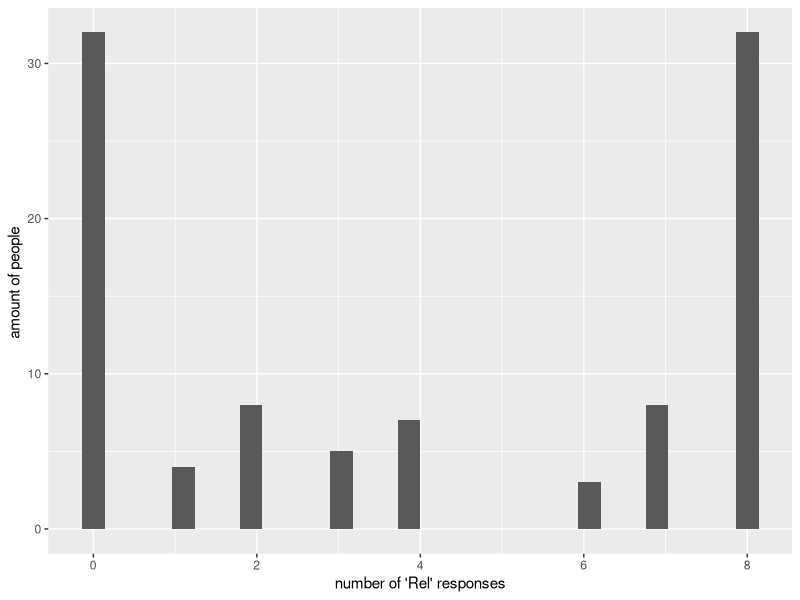
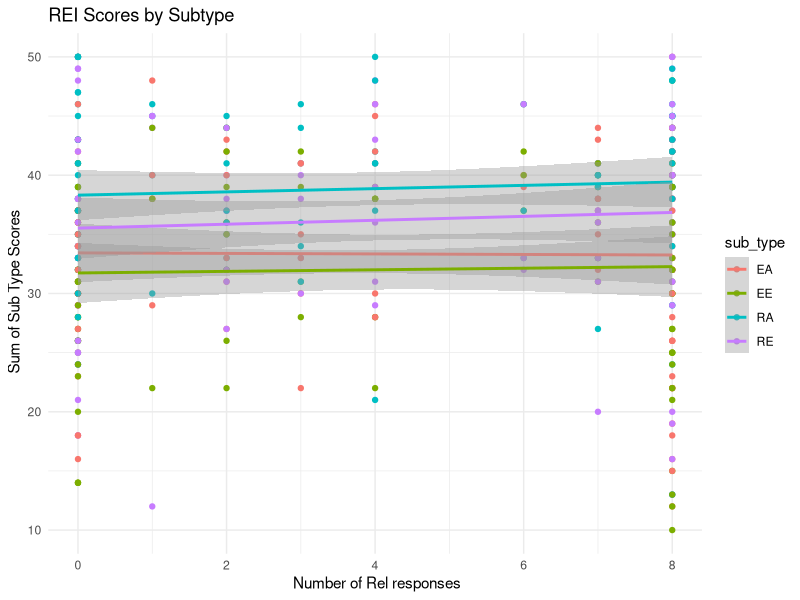

The R script that drew these images, in order:
## ---- chunk 1
knitr::opts_knit$set(root.dir = "~/GitHub/ADV-Topics-2---DSR-w-R/WeeklyAssignments/tidy_data")
#had to be added for working dir issues, now fixed
## ---- chunk 2
#in order to load the tidyverse library you must run the following

library(tidyverse)
## ---- chunk 3
?tidyverse
#Below is the provided description after running #?tidyverse
## ---- chunk 4

read_csv("MFIndD_analogy.csv") #renamed 
#Here I am reading in the info from MFIndD_analogy.csv

file.rename("MFIndD_analogy.csv","Analogy_Dataset.csv")
#I was unable to find a direct function equivalent to
#the file.rename() function in  the tidyverse library

#When run, file.rename(...) returns true


## ---- chunk 5
setwd("~/GitHub/ADV-Topics-2---DSR-w-R/WeeklyAssignments/tidy_data")
analogy_data <- read_csv("Analogy_Dataset.csv")
#turning analogy data set into a usable and digestible variable. 
## ---- chunk 6

glimpse(analogy_data)

## ---- chunk 7
analogy_data%>%
group_by(qualtrics_id)%>%
summarise(N=n()) %>%
  distinct() %>%
  count() %>%
  head(n = 1)

  
## ---- chunk 8
analogy_data%>%
group_by(qualtrics_id,trial_number)%>%
summarise(trial_number, count = n(), .groups = "drop_last")%>%
  count()
#I added the drop_last because I was getting an error"Adding missing grouping variables". 
#I have checked Stack Overflow for answers, and this one seems to work!
## ---- chunk 9
num_of_trials <- analogy_data %>%
  group_by(qualtrics_id) %>%
  summarise(total_responses = n(), .groups = "drop") %>%  # Count total responses per ID
  left_join(                                                       # Join with the count of "Rel" responses
    analogy_data %>%
      filter(response_type == "Rel") %>%
      group_by(qualtrics_id) %>%
      summarise(num_of_trials = n(), .groups = "drop"), 
    by = "qualtrics_id"
  ) %>%
  mutate(num_of_trials = coalesce(num_of_trials, 0)) %>%  # Replace NA with 0 for those with no "Rel" responses
  distinct(qualtrics_id, num_of_trials)

#I reworked this using coalesce to take into account the 0's that should be showing up in the manipulated 
#dataset.

#I am also checking to see if num_of_trials runs as expected separately from storing the info in "num_of_trials". Which it works as expected!
## ---- chunk 10
num_of_trials
## ---- chunk 11
num_of_trials%>%
  ggplot(aes(x = num_of_trials))+
           geom_histogram()+ 
 labs(x = "number of 'Rel' responses", 
      y = "amount of people ")

         


## ---- chunk 12
Analogy_Dataset.csv <- analogy_data #%>%
reshaped_data <- analogy_data %>%
  select(qualtrics_id, trial_number, response_type) %>%   # Select relevant columns
  filter(trial_number <= 8) %>%                          # Keep only the first 8 trials
  pivot_wider(names_from = trial_number,                 # Reshape from long to wide format
              values_from = response_type, 
              names_prefix = "trial_") %>%               # Rename trials to trial_1, trial_2, etc.
  select(qualtrics_id,trial_1, trial_2, trial_3, trial_4, trial_5, trial_6, trial_7, trial_8) # Ensure only 9 columns (ID + 8 trials) and put them in order! 
 
reshaped_data
## ---- chunk 13
rationality_ques<- read_csv("MFIndD_REI.csv")
rationality_ques%>%
  head(6)
## ---- chunk 14
dbl_response <-rationality_ques%>%
  mutate(response_dbl = case_when(
    response == "Strongly Disagree" ~ 1,
    response == "2" ~ 2,
    response == "3" ~ 3,
    response == "4" ~ 4,
    response == "Strongly Agree" ~ 5,
    TRUE ~ NA_real_ #to acknowledge and not replace any missing values
  ))
dbl_response

## ---- chunk 15
#items that need to be scored are marked as "neg" if not then marked with "NA" 
new_score <- dbl_response%>%
  mutate(new_scored_response = if_else(
    rev_scoring == "neg", 6 - response_dbl,
    response_dbl,
    missing = response_dbl # this should account for all of the NA values
    ))

new_score
## ---- chunk 16
new_score <- new_score %>%
mutate(is_equal = new_scored_response == scored_response)
# To check how many rows are not equal,filter those mismatches

mismatch_count <- new_score %>%
  filter(is_equal == FALSE) %>%
  count()

# View the count of mismatches
mismatch_count
  
## ---- chunk 17

# Question 1a 
rei_summary <- new_score %>%
  filter(sub_type %in% c("EA", "EE", "RE", "RA")) %>% # Keep only relevant sub_types
  group_by(qualtrics_id, sub_type) %>%
  summarise(score = sum(new_scored_response, na.rm = TRUE), .groups = 'drop') 

# Check the summary to confirm it has the right number of rows

rei_summary
## ---- chunk 18
#Question 1b (part 1)

rei_summary <- new_score %>%
  filter(sub_type %in% c("EA", "EE", "RE", "RA")) %>% # Keep only relevant sub_types
  group_by(qualtrics_id, sub_type) %>%
  summarise(score = sum(new_scored_response, na.rm = FALSE), .groups = 'drop') 

#The above code chunk is similar to this one here.The only difference is that the na.rm status is set to default where na.rm = false. There are indeed NA values scattered throughout, and I will summarize them in the following code chunk.


rei_summary
## ---- chunk 19
#Question 1b (part two)
rei_summary%>%
  filter(is.na(score))

#This represents all people who have no "score" recorded for the respective trial(from the summary).
 
## ---- chunk 20
# 1c Here I'll switch the na.rm "condition" back to true as I had it in my original (first code snippet) which I will replicate down below. This will assure that the scores are calculated and represented properly. 
rei_summary <- new_score %>%
  filter(sub_type %in% c("EA", "EE", "RE", "RA")) %>% # Keep only relevant sub_types
  group_by(qualtrics_id, sub_type) %>%
  summarise(score = sum(new_scored_response, na.rm = TRUE), .groups = 'drop') 

rei_summary

## ---- chunk 21
# 2 Combining the summarized datasets from analogy and rei(that we just finished):
joined_data <- left_join(rei_summary,num_of_trials, by = ('qualtrics_id')) 

 

#num_trials is the number of trials that the corresponding person (qualtrics_id) responded with "Rel". 
joined_data

## ---- chunk 22
# Scatterplot for relationship between REI score and newscore 
ggplot(joined_data, aes(x = num_of_trials, y = score, color = sub_type)) +
  geom_point() +
  geom_smooth(method = "lm") +
  labs(title = "REI Scores by Subtype",
       y = " Sum of Sub Type Scores", x = " Number of Rel responses") +
  theme_minimal()



